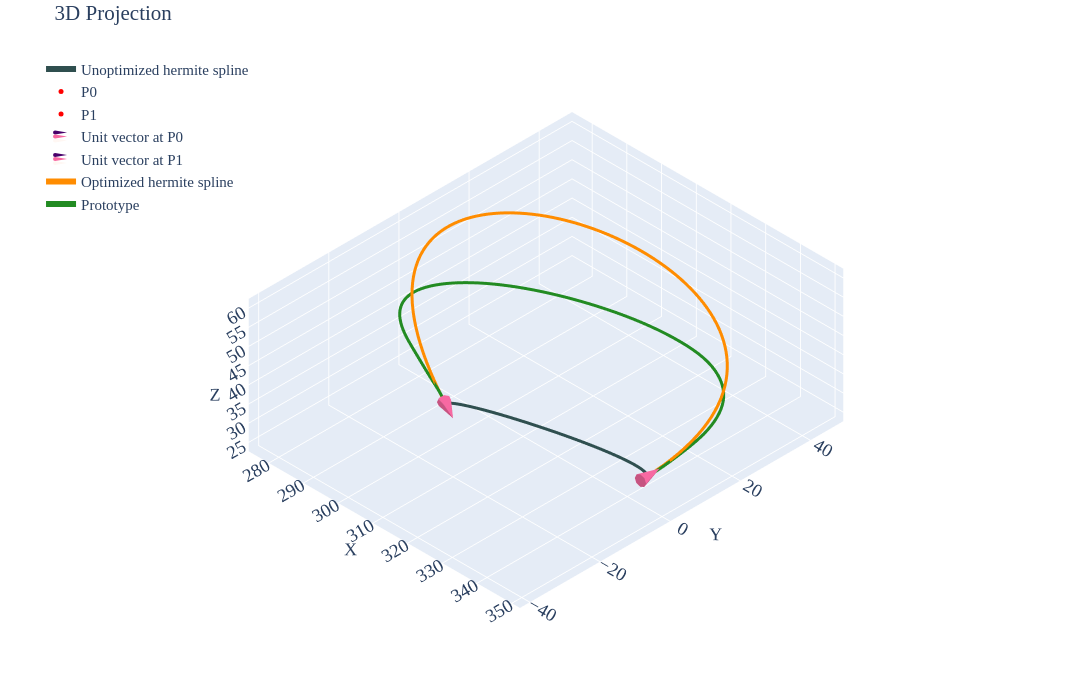

Notebook source saved alongside this figure:
### Markdown cell above
## P1 Case 01

### Code cell
import utils
from scipy.optimize import minimize
import pandas as pd
import numpy as np

df=pd.read_csv('../data/2810/p1-case1.csv')
prt=df.iloc[10:,2:].reset_index(drop=True)

p0=df.iloc[5,2:].values.astype(float)    # Point0
p1=df.iloc[6,2:].values.astype(float)    # Point1
v0=-1*(p0-prt.iloc[3].values).astype(float)
v1=-1*(prt.iloc[96].values-p1).astype(float)
u0=v0/np.linalg.norm(v0)                 # Unit Vector @ Point0
u1=v1/np.linalg.norm(v1)                 # Unit Vector @ Point1
m0=df.iloc[2,1]                          # Magnitude for Vector1
m1=df.iloc[3,1]                          # Magnitude for Vector2
u0_init=u0*m0
u1_init=u1*m1
spl=utils.hermite(p0,p1,u0_init,u1_init,num_points=51)

tgt=utils.length(prt.values)             # Target spline length

def obj_fn(mag,prt_pts,p0,p1,u0,u1,n_points=100):
    m0=mag[0]
    m1=mag[1]    
    u0_scld=m0*u0
    u1_scld=m1*u1
    spl=utils.hermite(p0,p1,u0_scld,u1_scld,num_points=n_points)
    dist_err=abs(np.sum((spl-prt_pts)**2))
    return dist_err

def len_up(mag,prt_pts,p0,p1,u0,u1,n_points=100):
    return 2-(utils.length(utils.hermite(p0,p1,mag[0]*u0,mag[1]*u1,num_points=n_points))-utils.length(prt_pts))

def len_lo(mag,prt_pts,p0,p1,u0,u1,n_points=100):
    return 2+(utils.length(utils.hermite(p0,p1,mag[0]*u0,mag[1]*u1,num_points=n_points))-utils.length(prt_pts))

def len_eq(mag,prt_pts,p0,p1,u0,u1,n_points=100):
    return (utils.length(utils.hermite(p0,p1,mag[0]*u0,mag[1]*u1,num_points=n_points))-utils.length(prt_pts))

constraints=[
    {'type':'eq','fun':len_eq,'args':(prt.values,p0,p1,u0,u1)},
    # {'type':'ineq','fun':len_up,'args':(prt.values,p0,p1,u0,u1)},
    # {'type':'ineq','fun':len_lo,'args':(prt.values,p0,p1,u0,u1)}
]

sol=minimize(obj_fn,[1,1],args=(prt.values,p0,p1,u0,u1),method='SLSQP',constraints=constraints)
u0_final=sol.x[0]*u0
u1_final=sol.x[1]*u1
spl=utils.hermite(p0,p1,u0_init,u1_init,num_points=100)
spl_tgt=utils.hermite(p0,p1,u0_final,u1_final,num_points=100)

pd.DataFrame(spl_tgt, columns=['X','Y','Z']).to_csv('../data/2810/rev-opt/p1-case1-opt.csv',index=False)

print(f'Length of the Prototype Spline: {utils.length(prt.values):.5f}')
print(f'Given target spline length: {tgt:.5f}')
print(f'Length of the Hermite Spline: {utils.length(spl.astype(float)):.5f}')
print(f'Achieved Length of the Hermite Spline: {utils.length(spl_tgt.astype(float)):.5f}')
print(f'\nMaximum Distance Deviation: {max(np.linalg.norm(spl_tgt-spl,axis=1)):.4f}')
print(f'Total Distance Deviation: {sum(np.linalg.norm(spl_tgt-spl,axis=1)):.4f}')
print(f'\nComputed Magnitude (M0, M1): {sol.x[0]:.4f}, {sol.x[1]:.4f}')

utils.plotter(spl,p0,p1,u0_init,u1_init,tgt=spl_tgt,prt=prt.values,cne=6,intr='d',tgt_label='Optimized hermite spline')
